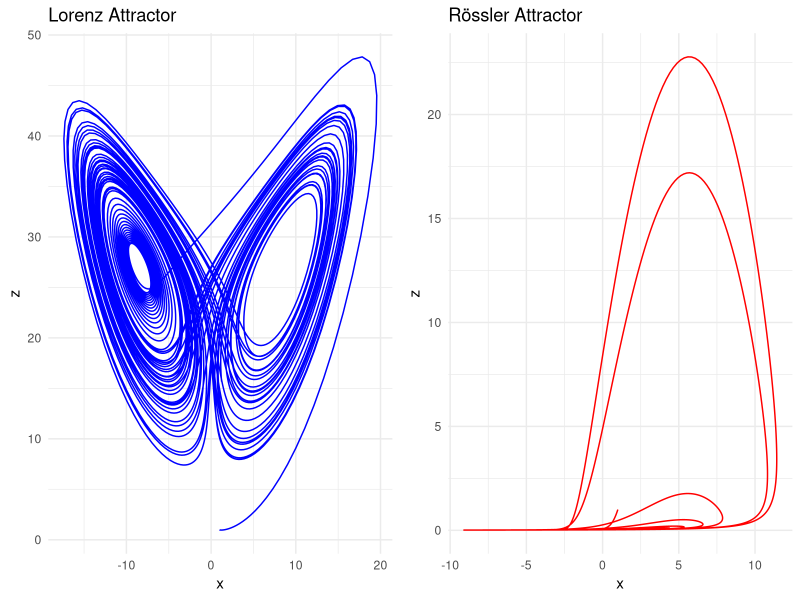

Here is the R script that generated this plot:
# Conditionally install and load required libraries
required_packages <- c("ggplot2", "deSolve", "gridExtra")

# Function to check and install missing packages
install_if_missing <- function(packages) {
  for(package in packages){
    if (!require(package, character.only = TRUE)) {
      install.packages(package, dependencies = TRUE)
      library(package, character.only = TRUE)
    }
  }
}

# Install and load the required packages
install_if_missing(required_packages)

# Load the libraries
library(ggplot2)
library(deSolve)
library(gridExtra)

# Function to generate the Lorenz attractor
lorenz <- function(t, state, parameters) {
  with(as.list(c(state, parameters)), {
    dx <- sigma * (y - x)
    dy <- x * (rho - z) - y
    dz <- x * y - beta * z
    list(c(dx, dy, dz))
  })
}

# Parameters and initial state for the Lorenz attractor
parameters_lorenz <- c(sigma = 10, rho = 28, beta = 8 / 3)
state_lorenz <- c(x = 1, y = 1, z = 1)
times <- seq(0, 50, by = 0.01)

# Solve the Lorenz system
out_lorenz <- ode(y = state_lorenz, times = times, func = lorenz, parms = parameters_lorenz)
out_lorenz <- as.data.frame(out_lorenz)

# Create plot for the Lorenz attractor
plot_lorenz <- ggplot(out_lorenz, aes(x = x, y = z)) +
  geom_path(color = "blue") +
  ggtitle("Lorenz Attractor") +
  theme_minimal()

# Function to generate the Rössler attractor
rossler <- function(t, state, parameters) {
  with(as.list(c(state, parameters)), {
    dx <- -y - z
    dy <- x + a * y
    dz <- b + z * (x - c)
    list(c(dx, dy, dz))
  })
}

# Parameters and initial state for the Rössler attractor
parameters_rossler <- c(a = 0.2, b = 0.2, c = 5.7)
state_rossler <- c(x = 1, y = 1, z = 1)

# Solve the Rössler system
out_rossler <- ode(y = state_rossler, times = times, func = rossler, parms = parameters_rossler)
out_rossler <- as.data.frame(out_rossler)

# Create plot for the Rössler attractor
plot_rossler <- ggplot(out_rossler, aes(x = x, y = z)) +
  geom_path(color = "red") +
  ggtitle("Rössler Attractor") +
  theme_minimal()

# Display both plots side by side
grid.arrange(plot_lorenz, plot_rossler, ncol = 2)
